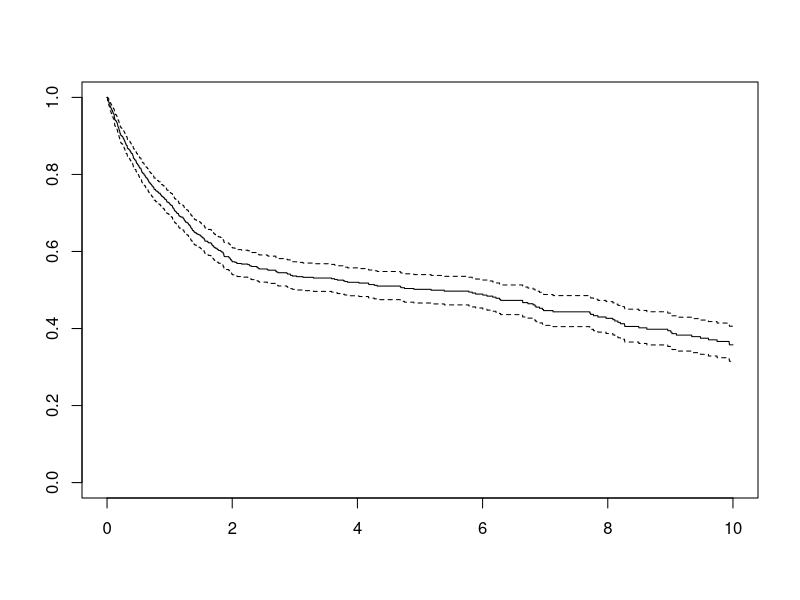
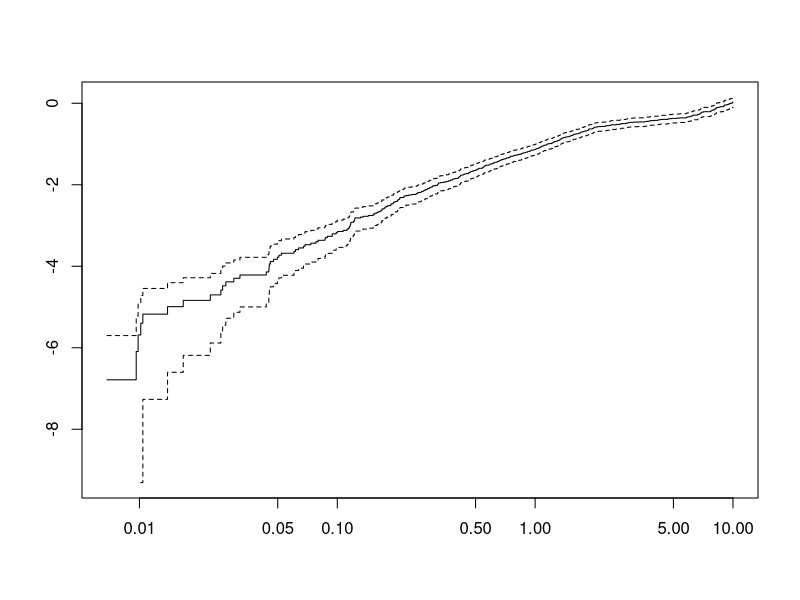
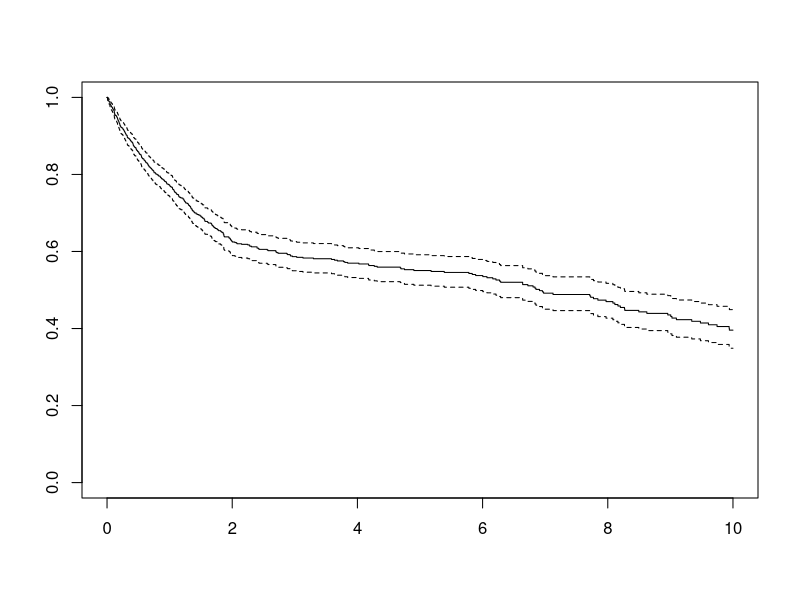
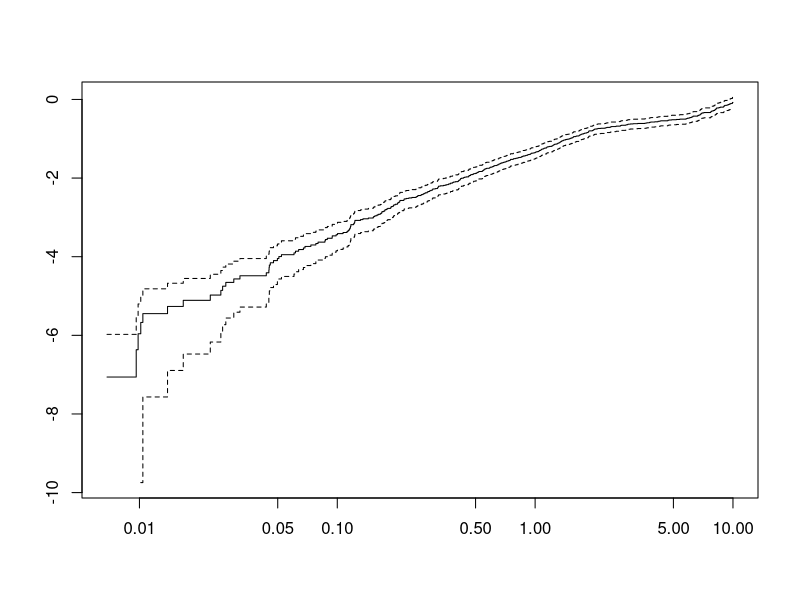
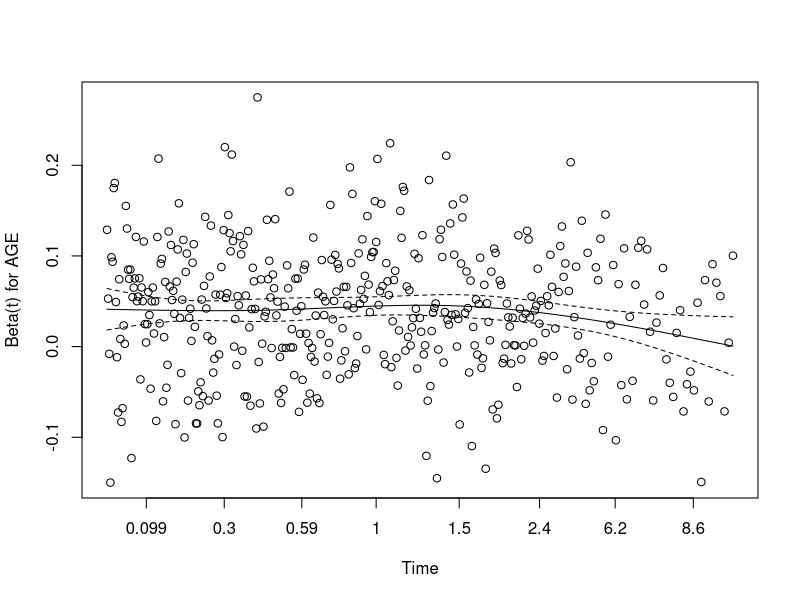

The R source for these figures, in order: (Note: this script raises an error after producing the figures.)
############################
#
# Simple script to load 
# survival data and show 
# survival functionality
############################

library(survival)

##############
# Load data
##############
file <- read.csv(file = "expand_no_missing_study1.csv", header = TRUE, stringsAsFactors = FALSE)

SURVTIME  <- as.numeric(file$survtime)
EVENT     <- as.numeric(file$cens)
STARTTIME <- as.numeric(file$starttime)
ENDTIME   <- as.numeric(file$endtime)

AGE <- as.numeric(file$age.60)

# build survival object
s <- survival::Surv(time=SURVTIME,event=EVENT)
# survival::coxph(formula = "survival::Surv(time=SURVTIME,event=EVENT) ~ file$age.60", data = file)

survival::coxph(formula = s ~ AGE)#, data=file)

survival::coxph(formula = s ~ AGE, data=file)

aa <- survival::coxph(formula = s ~ file$age.60, data=file)

survival::coxph(formula = s ~ age.60, data=file)

aa <- survival::coxph(formula = s ~ AGE + file$female, data=file)

#################################
# getting number of data points
#################################
aa$coefficients

length(aa$coefficients)

aa$n


##################
# using strata
##################
survival::coxph(formula = s ~ AGE + strata(file$female), data=file)


##################
# Plotting
##################
# TODO: call with time and time2 parameter
s <- survival::Surv(time=SURVTIME,event=EVENT)

s <- survival::Surv(time = STARTTIME, time2 = ENDTIME, event = EVENT)
summary(s)

coxph_object <- survival::coxph(formula = s ~ AGE, data=file)
summary(coxph_object)

# Kaplan-Meier plot
survfit_km <- survival::survfit(formula = s ~ 1 )
plot(survfit_km)
plot(survfit_km, fun="cloglog")

# plot cox model
survfit_cox <- survival::survfit(formula = coxph_object)
plot(survfit_cox)
plot(survfit_cox, fun="cloglog")


# statistics on survival object
# stats::quantile(x = s)
mean(x = s)

summary(s[,1])
summary(s[,2])

stats::quantile(x = s[,1])
stats::quantile(x = s[,2])

ret_list <- list("time"=stats::quantile(x = s[,1]), "event"=stats::quantile(x = s[,2]))

# TODO: try the following
sa <- as.data.frame(s)
summary(sa)


# stats::quantile(x = sa$time)
# and similar for event


##################################
# Counting data
##################################
s_int <- survival::Surv(time = STARTTIME, time2 = ENDTIME, event = EVENT, type = "counting") 
cox_int <- survival::coxph(formula = s_int ~ AGE)

##################################################
# test the cox proportional hazards assumption
#    diagnostics for Cox models
##################################################
out_coxzph <- survival::cox.zph(fit = cox_int)
plot(out_coxzph)

##################################################
# more advanced options like subset, control
##################################################
cox_int <- survival::coxph(formula = s ~ AGE,
                           data = file,
                           subset = age.60 > 7,
                           control = survival::coxph.control(eps = 0.00001, iter.max = 1000)
                           )

# NOTE: default is
survival::coxph.control()

cox_int <- survival::coxph(formula = s ~ AGE,
                           data = file,
                           subset = age.60 > 7,
                           control = "survival::coxph.control`(eps = 0.00001, iter.max = 1000)"
                          )


cox_int <- survival::coxph(formula = s ~ AGE,
                           data = file,
                           subset = age.60 > 7,
                           control = eval(parse(text = "survival::coxph.control(eps = 0.00001, iter.max = 1000)"))
                          )


cox_int <- survival::coxph(formula = s ~ AGE,
                           data = file,
                           subset = age.60 > 7,
                           control = eval(parse(text = "survival::coxph.control()"))
                          )

eval(parse(text = "survival::coxph.control(eps = 0.00001, iter.max = 1000)"))


eval(parse(text = "fn_ptr = survival::coxph.control(eps = 0.00001, iter.max = 1000)"))

cox_int <- survival::coxph(formula = s ~ AGE,
                           data = file,
                           subset = age.60 > 7,
                           control = fn_ptr
                          )




#############################################
# Time-dependent covariates
#############################################

# https://www.ncbi.nlm.nih.gov/pmc/articles/PMC6015946/

# excellent article
# https://stackoverflow.com/questions/24488495/how-does-cox-zph-deal-with-time-dependent-covariates

fit_tt <- survival::coxph(formula = Surv(time = time, event=status) ~ age + ph.karno + tt(ph.karno) + sex,
                          data = lung,
                          tt = function(x,t,...) x*log(t+20)
                          )
summary(fit_tt)

#cox_zph_tt <- survival::cox.zph(fit = fit_tt,
#                                transform = function(t) x*log(t+20)
#                                )
#plot(cox_zph_tt)

cox_zph_time <- survival::cox.zph(fit = fit_tt)
plot(cox_zph_time)
